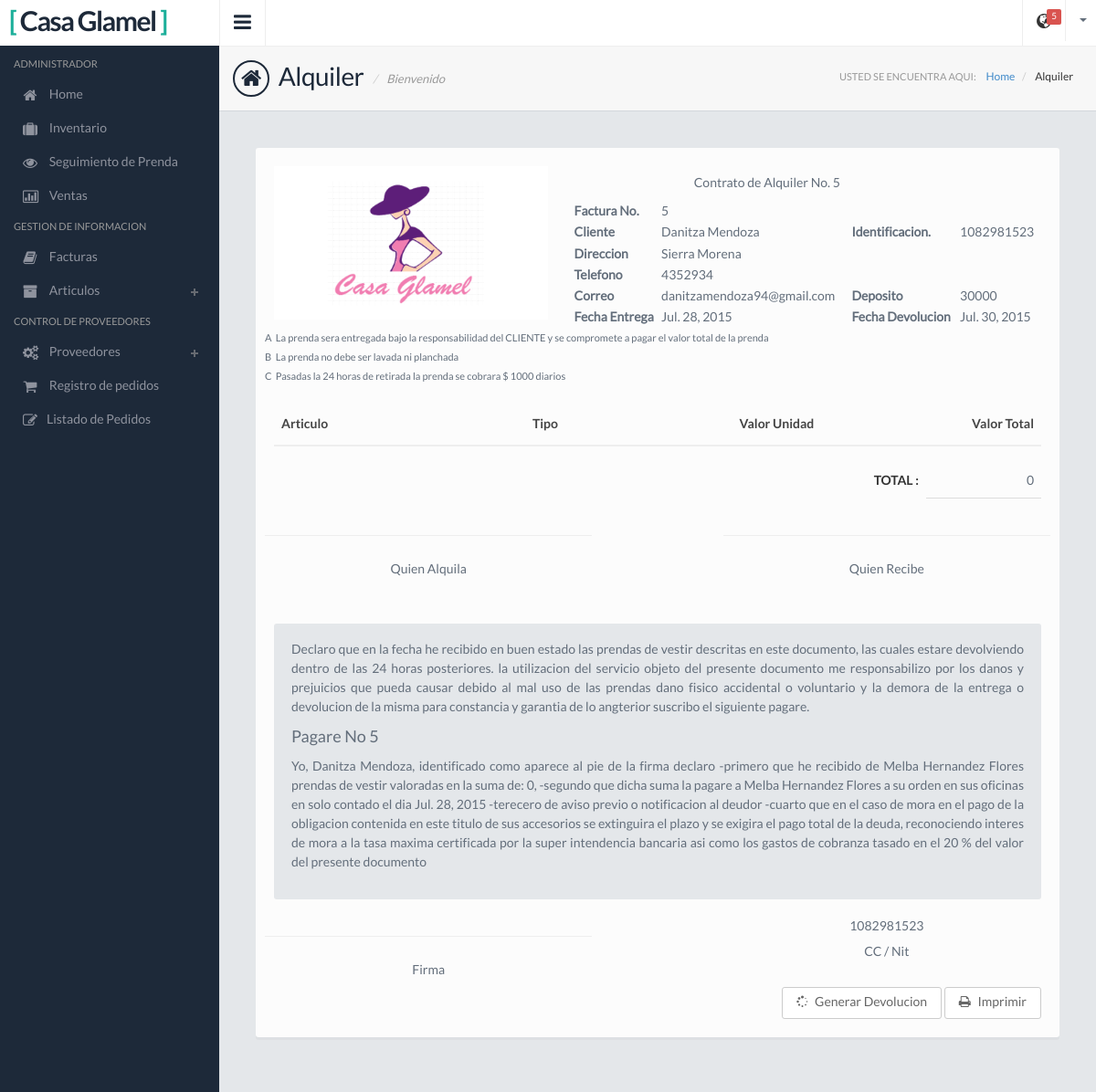
/Alquiler-Factura-Admin/5/, run on an earlier commit of the app's database.
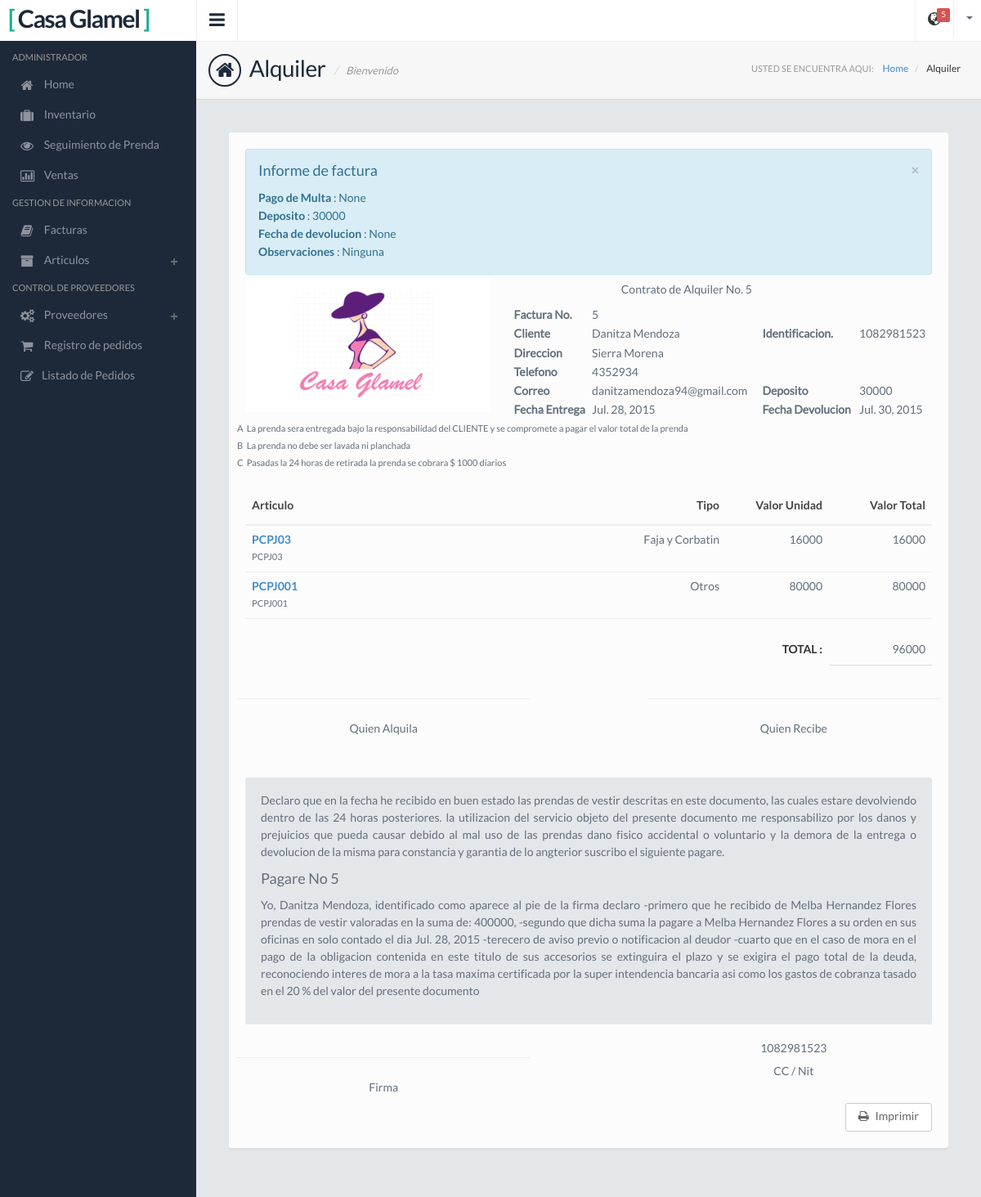
And on a later commit of the database.
### Apps/Alquiler/models.py (models this page shows, shortened)
class Alquiler(models.Model):
    cliente = models.ForeignKey(Cliente)
    vendedor = models.CharField(max_length=50,blank=True)
    fecha_entrega = models.DateField()
    fecha_devolucion = models.DateField()
    devuelto = models.BooleanField(default=False)
    deposito = models.IntegerField()
    observaciones = models.TextField()
    fecha_devolucion_dia = models.DateField(blank=True,null=True)
    multa = models.IntegerField(blank=True,null=True)

class Alquiler_Detail(models.Model):
    articulo = models.ForeignKey(Articulo)
    alquiler = models.ForeignKey(Alquiler)
    gratis = models.BooleanField(default=False)
    precio = models.IntegerField()

### Apps/GestionInf/models.py (models this page shows, shortened)
class Cliente(models.Model):
    full_nombre = models.CharField(max_length=100)
    identificacion = models.IntegerField()
    direccion = models.CharField(max_length=100)
    telefono = models.IntegerField()
    correo = models.CharField(max_length=100)

### Apps/Inventario/models.py (models this page shows, shortened)
class Articulo(models.Model):
    categoria_idcategoria = models.ForeignKey(Categoria)
    nombre_tipo = models.ForeignKey(Tipo)
    nombre_estado = models.ForeignKey(Estado)
    nombre_estado_ropa = models.ForeignKey(Estado_Ropa)
    color = models.ForeignKey(Color)
    nuevo = models.BooleanField(default=False)
    referencia = models.CharField(max_length=45)
    descripcion = models.CharField(max_length=100)
    fechaingreso = models.DateField()
    fechautil = models.DateField()
    precio_original = models.IntegerField()
    precio = models.IntegerField()
    ubicacion = models.CharField(max_length=45)
    talla = models.ForeignKey(Talla)

class Tipo(models.Model):
    nombre_tipo = models.CharField(max_length=50)
    def __str__(self):
        return self.nombre_tipo

### Apps/Alquiler/views.py (the view)
# urls.py: url(r'Alquiler-Factura-Admin/(?P<pk>[0-9]+)/$', Alquiler_Factura_detail.as_view(), name='Alquiler_Factura_detail'),
class Alquiler_Factura_detail(Alquiler_Factura):
    template_name = 'ModuloAdmin/Alquiler/Factura/alquiler_detail_admin.html'

### Apps/Alquiler/views.py (called while the page is built)
    def get_context_data(self, **kwargs):
        cotext = super(Alquiler_Factura,self).get_context_data(**kwargs)
        cotext['alquiler_detail'] = Alquiler_Detail.objects.filter(alquiler=self.get_object().pk)
        alquiler_detail_suma = Alquiler_Detail.objects.filter(alquiler=self.get_object().pk)
        suma = 0
        suma_original = 0
        for alquiler in alquiler_detail_suma:
            suma=alquiler.precio+suma
            suma_original=suma_original+alquiler.articulo.precio_original
        cotext['suma'] = suma
        cotext['suma_original'] = suma_original
        return cotext

### templates/ModuloAdmin/Alquiler/Factura/alquiler_detail_admin.html (shortened to what this page needs)
{% extends "base.html" %}
{% load static from staticfiles %}
{% block link%} <link href="{% static 'css/jquery.datatables.css' %}" rel="stylesheet">
 {%endblock%}
{% block page %} Alquiler {% endblock %}
{% block page2 %} Alquiler {% endblock %}
{% block contenido%}
     <div class="contentpanel">
      <div class="panel panel-default">
        <div class="panel-body">
            <div class="row">
                <div class="col-sm-12">
                    {% if alquiler.devuelto%}
                        <div class="alert alert-info fade in nomargin">
                            <button type="button" class="close" data-dismiss="alert" aria-hidden="true">&times;</button>
                            <h4>Informe de factura</h4>
                            <strong>Pago de Multa</strong> : {{ alquiler.multa }}<br>
                            <strong>Deposito</strong> : {{ alquiler.deposito }}<br>
                            <strong>Fecha de devolucion</strong> : {{ alquiler.fecha_devolucion_dia }} <br>
                            <strong>Observaciones</strong> : {{ alquiler.observaciones }} <br>
                        </div>
                    {% endif %}
                    <table style="width:100%">
                        <tr>
                            <td rowspan="7"><img src="{% static 'images/descarga.png' %}" class="img-responsive mb10" alt=""
                            height="300" width="300"/></td>
                            <th class="text-center" colspan="3"><h5>Contrato de Alquiler No. {{ alquiler.pk }}</h5></th>
                        </tr>
                        <tr>
                            <th>Factura No.</th>
                            <td>{{ alquiler.pk }}</td></tr>
                        <tr>
                            <th>Cliente</th>
                            <td>{{ alquiler.cliente.full_nombre }}</td>
                            <th>Identificacion.</th>
                            <td>{{ alquiler.cliente.identificacion }}</td>
                        </tr>
                            <tr>
                                <th>Direccion</th>
                                <td>{{ alquiler.cliente.direccion }}</td>
                            </tr>
                            <tr>
                                <th>Telefono</th>
                                <td>{{ alquiler.cliente.telefono }}</td>
                            </tr>
                            <tr>
                                <th>Correo</th>
                                <td>{{ alquiler.cliente.correo }}</td>
                                <th>Deposito</th>
                                <td>{{ alquiler.deposito }}</td>
                            </tr>
                            <tr>
                                <th>Fecha Entrega</th>
                                <td>{{ alquiler.fecha_entrega }}</td>
                                <th>Fecha Devolucion</th>
                                <td>{{ alquiler.fecha_devolucion }}</td>
                            </tr>
                    </table>
                </div>
                <div class="row">
                    <div class="col-md-12">
                        <table style="width:100%">
                            <tr>
                                <td><small>A</small></td>
                                <td><small>La prenda sera entregada bajo la responsabilidad del CLIENTE y se compromete a pagar el valor total de la prenda</small></td>
                            </tr>
                            <tr>
                                <td><small>B</small></td>
                                <td><small>La prenda no debe ser lavada ni planchada</small></td>
                            </tr>
                            <tr>
                                <td><small>C</small></td>
                                <td><small>Pasadas la 24 horas de retirada la prenda se cobrara $ 1000 diarios</small></td>
                            </tr>
                        </table>
                    </div>
                </div>
            </div>
            <div class="table-responsive">
            <table class="table table-invoice">
            <thead>
              <tr>
                <th>Articulo</th>
                <th>Tipo</th>
                <th>Valor Unidad</th>
                <th>Valor Total</th>
              </tr>
            </thead>
            <tbody>
            {% for alquiler_detail in alquiler_detail%}
              <tr>
                <td>
                    <div class="text-primary"><strong>{{ alquiler_detail.articulo.referencia }}</strong></div>
                    <small>{{ alquiler_detail.articulo.descripcion }}</small>
                </td>
                <td>{{ alquiler_detail.articulo.nombre_tipo }}</td>
                <td>{{ alquiler_detail.precio }}</td>
                <td>{{ alquiler_detail.precio }}</td>
              </tr>
                {% endfor %}
          </table>
          </div>
            <table class="table table-total">
                <tbody>
                    <tr>
                        <td><strong>TOTAL :</strong></td>
                        <td>{{ suma }}</td>
                    </tr>
                </tbody>
            </table>
            <div class="row">
                <div class="col-lg-5">
                    <div class="row"><hr></div>
                    <div class="row"><h5 class="text-center">Quien Alquila</h5></div>
                </div>
                <div class="col-lg-2">
                </div>
                <div class="col-lg-5">
                    <div class="row"><hr></div>
                    <div class="row"><h5 class="text-center">Quien Recibe</h5></div>
                </div>
            </div>
            <div class="well">
                <p class="text-justify"> Declaro que en la fecha he recibido en buen estado las prendas de vestir descritas en este documento,
                    las cuales estare devolviendo dentro de las 24 horas posteriores. la utilizacion del servicio objeto
                    del presente documento me responsabilizo por los danos y prejuicios que pueda causar debido al mal
                    uso de las prendas dano fisico accidental o voluntario y la demora de la entrega o devolucion de la
                    misma para constancia y garantia de lo angterior suscribo el siguiente pagare.
                </p>
                <p><h4>Pagare No {{ alquiler.pk }}</h4></p>
                <p class="text-justify"> Yo, {{ alquiler.cliente.full_nombre }}, identificado como aparece al pie de la firma declaro -primero que he recibido
                    de Melba Hernandez Flores prendas de vestir valoradas en la suma de: {{ suma_original }}, -segundo que
                    dicha suma la pagare a Melba Hernandez Flores a su orden en sus oficinas en solo contado el dia {{ alquiler.fecha_entrega }}
                    -terecero de aviso previo o notificacion al deudor -cuarto que en el caso de mora en el pago de la
                    obligacion contenida en este titulo de sus accesorios se extinguira el plazo y se exigira el pago total
                    de la deuda, reconociendo interes de mora a la tasa maxima certificada por la super intendencia bancaria
                    asi como los gastos de cobranza tasado en el 20 % del valor del presente documento
                </p>
            </div>
            <div class="row">
                <div class="col-lg-5">
                    <div class="row"><hr></div>
                    <div class="row"><h5 class="text-center">Firma</h5></div>
                </div>
                <div class="col-lg-2">
                </div>
                <div class="col-lg-5">
                    <div class="row text-center">{{ alquiler.cliente.identificacion }}</div>
                    <div class="row"><h5 class="text-center">CC / Nit</h5></div>
                </div>
            </div>
            <form method="post">
            <div class="text-right btn-invoice">
                {% if not alquiler.devuelto %}
                <button type="submit" class="btn btn-white"><i class="fa  fa-spinner mr5"></i> Generar Devolucion</button>
                {% endif %}
                <a href="{% url 'Alquiler:Alquiler_Factura_Imprimir' alquiler.pk%}" class="btn btn-white" target="_blank"><i class="fa fa-print mr5"></i> Imprimir</a>
            </div>
            </form>
        </div>
      </div>
    </div>
{% endblock %}

### templates/base.html (shortened to what this page needs)
<!DOCTYPE html>
<html lang="es">
<head>
  {% load static from staticfiles %}
  <link href="{%static 'css/style.default.css'%}" rel="stylesheet">
  {% block link%} {%endblock%}
</head>
<body>
<section>
  <div class="leftpanel">
    <div class="logopanel">
        <h1><span>[</span> Casa Glamel <span>]</span></h1>
    </div>
    <div class="leftpanelinner">
      <h5 class="sidebartitle">Administrador</h5>
      <ul class="nav nav-pills nav-stacked nav-bracket">
        <li><a href="{% url 'VentasAdmin:Home_Admin' %}"><i class="fa fa-home"></i> <span>Home</span></a></li>
        <li><a href="{% url 'Inventario:Inventario_Lista' %}"><i class="fa fa-suitcase"></i> <span>Inventario</span></a></li>
         <li><a href="{% url 'ControlAdmin:Seguimiento_Prendas' %}"><i class="fa fa-eye"></i> <span>Seguimiento de Prenda</span></a></li>
        <li><a href="{% url 'VentasAdmin:Ventas_Control' %}"><i class="fa fa-bar-chart-o"></i> <span>Ventas</span></a></li>
        <h5 class="sidebartitle">Gestion de Informacion</h5>
        <li><a href="{% url 'Alquiler:Factura_List_Admin' %}"><i class="fa fa-book"></i> <span>Facturas</span></a></li>
        <li class="nav-parent"><a href="#"><i class="fa fa-archive"></i> <span>Articulos</span></a>
        </li>
        <h5 class="sidebartitle">Control de proveedores</h5>
        <li class="nav-parent"><a href="#"><i class="fa fa-cogs"></i> <span>Proveedores</span></a>
        </li>
        <li><a href="{% url 'ControlProv:Factura_Proveedor_Ingresar' %}"><i class="fa fa-shopping-cart"></i> <span>Registro de pedidos</span></a></li>
        <li><a href="{% url 'ControlProv:Factura_Proveedor_Lista' %}"><i class="fa fa-edit"></i><span>Listado de Pedidos</span></a></li>
      </ul>
    </div>
  </div>
  <div class="mainpanel">
    <div class="headerbar">
      <a class="menutoggle"><i class="fa fa-bars"></i></a>
      <div class="header-right">
        <ul class="headermenu">
          <li>
            <div class="btn-group">
              <button class="btn btn-default dropdown-toggle tp-icon" data-toggle="dropdown">
                <i class="glyphicon glyphicon-globe"></i>
                <span class="badge">5</span>
              </button>
            </div>
          </li>
          <li>
            <div class="btn-group">
              <button type="button" class="btn btn-default dropdown-toggle" data-toggle="dropdown">
                <span class="caret"></span>
              </button>
            </div>
          </li>
        </ul>
      </div>
    </div>
    <div class="pageheader">
      <h2><i class="fa fa-home"></i> {% block page %} {% endblock %} <span>Bienvenido</span></h2>
      <div class="breadcrumb-wrapper">
        <span class="label">Usted se encuentra aqui:</span>
        <ol class="breadcrumb">
          <li><a href="{% url 'VentasAdmin:Home_Admin' %}">Home</a></li>
          <li class="active">{% block page2 %} {% endblock %}</li>
        </ol>
      </div>
    </div>
    <div class="contentpanel">
      {% block contenido%}{% endblock %}
    </div>
  </div>
</section>
</body>
</html>

What changed in the data, as far as the page shows it:
changed Alquiler "Danitza Mendoza": devuelto False → True (drawn); multa (not shown) → "None"; deposito (not shown) → "30000"; fecha_devolucion_dia (not shown) → "None"; observaciones (not shown) → "Ninguna"
added Alquiler_Detail: articulo.referencia "PCPJ03", articulo.descripcion "PCPJ03", articulo.nombre_tipo "Faja y Corbatin", precio "16000"
added Alquiler_Detail: articulo.referencia "PCPJ001", articulo.descripcion "PCPJ001", articulo.nombre_tipo "Otros", precio "80000"
Also different on the page:
{{ suma }}: "0" → "96000"
{{ suma_original }}: "0" → "400000"
text no longer shown: "Generar Devolucion"
text now shown: "× Informe de factura Pago de Multa : Deposito : Fecha de devolucion : Observaciones :"
